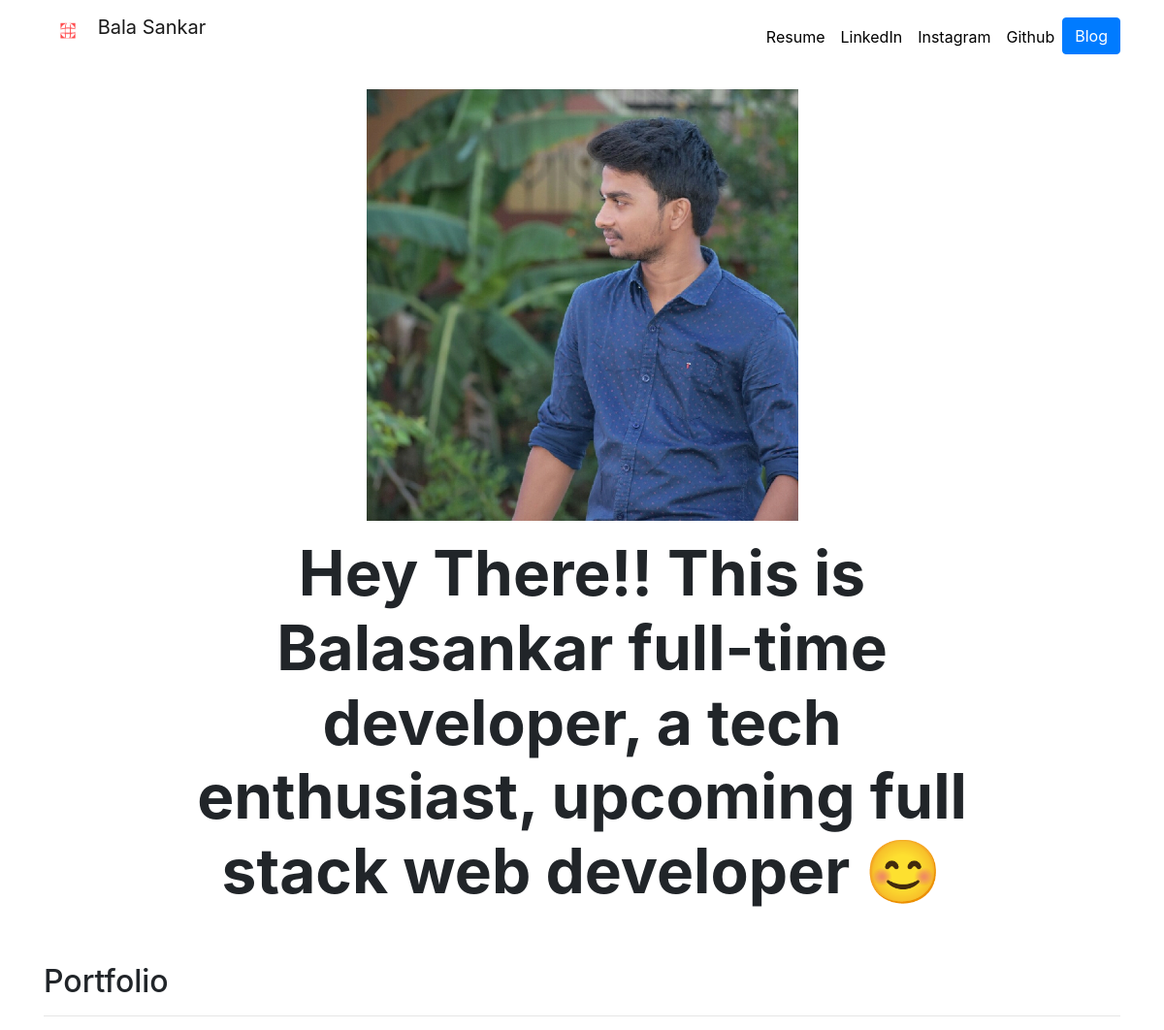
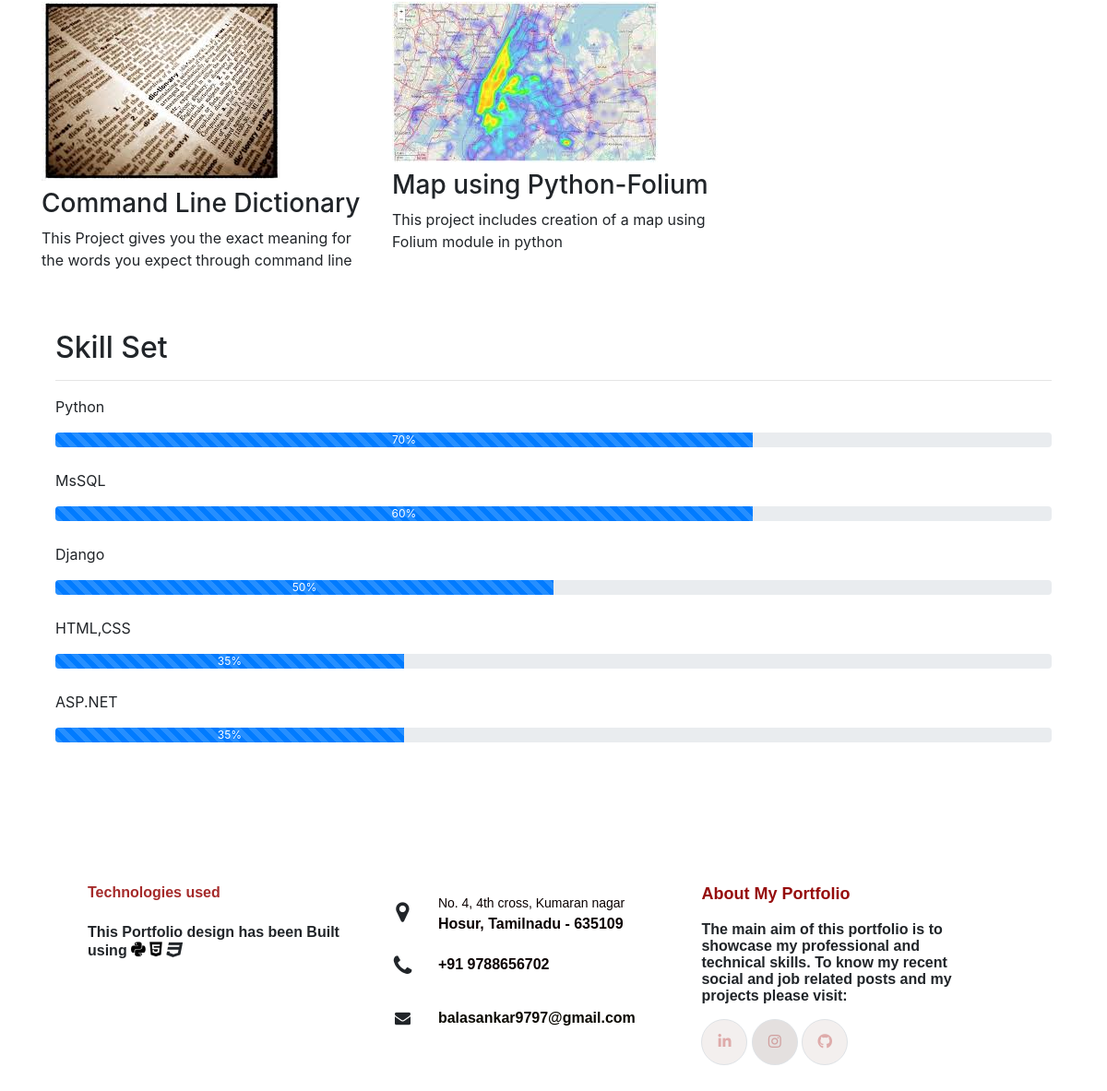
The page / on the database its author committed (2 pictures, top to bottom).
### portfolio/models.py (models this page shows, shortened)
class Project(models.Model):
    title=models.CharField(max_length=100)
    description=models.TextField(max_length=200)
    images=models.ImageField(upload_to='portfolio/images/')
    url=models.URLField(blank=True)

### portfolio/views.py (the view)
# urls.py: 2. Add a URL to urlpatterns:  path('', views.home, name='home')
def home(request):
    projects=Project.objects.all()
    return render(request,'portfolio/home.html',{'projects':projects})

### portfolio/templates/portfolio/home.html (shortened to what this page needs)
{% extends 'portfolio/base.html' %}
{% block content %}
{% load static %}
  <link href="https://maxcdn.bootstrapcdn.com/font-awesome/4.6.3/css/font-awesome.min.css" rel="stylesheet">
  <link rel="stylesheet" href="https://use.fontawesome.com/releases/v5.13.0/css/all.css">
  <link rel="stylesheet" href="https://stackpath.bootstrapcdn.com/bootstrap/4.4.1/css/bootstrap.min.css">
  <link rel="stylesheet" href="https://cdnjs.cloudflare.com/ajax/libs/font-awesome/4.7.0/css/font-awesome.min.css">
<div class="row justify-content-center my-3">
  <div class="col-5">
    <img src="{% static 'portfolio/IMG_20190127_065055.png' %}" class="img-fluid">
  </div>
</div>
<div class="row justify-content-center mb-3">
  <div class="col-md-9 text-center">
    <h1 id="hometext" class="font-weight-bold">Hey There!! This is Balasankar full-time developer, a tech enthusiast, upcoming full stack web developer 😊</h1>
  </div>
</div>
<h2 class="mt-5">Portfolio</h2>
<hr>
<div class="row">
  {% for project in projects %}
  <div class="col-lg-4 col-md-6">
    {% if project.url %}
    <a href="{{ project.url }}">
      <img src="{{ project.images.url }}" class="img-fluid mb-2">
    </a>
    {% else %}
    <img src="{{ project.images.url }}" class="img-fluid mb-2">
    {% endif %}
    <h3>{{ project.title }}</h3>
    <p>{{ project.description }}</p>
  </div>
  {% endfor %}
</div>
<div class="container">
  <h2 class = "mt-5">Skill Set</h2>
  <hr>
  <p>Python</p>
  <div class="progress">
    <div class="progress-bar progress-bar-striped progress-bar-animated" style="width:70%">70%</div>
  </div><br>
  <p>MsSQL</p>
  <div class="progress">
    <div class="progress-bar progress-bar-striped progress-bar-animated" style="width:70%">60%</div>
  </div><br>
  <p>Django</p>
  <div class="progress">
    <div class="progress-bar progress-bar-striped progress-bar-animated" style="width:50%">50%</div>
  </div><br>
  <p>HTML,CSS</p>
  <div class="progress">
    <div class="progress-bar progress-bar-striped progress-bar-animated" style="width:35%">35%</div>
  </div><br>
  <p>ASP.NET</p>
   <div class="progress">
    <div class="progress-bar progress-bar-striped progress-bar-animated" style="width:35%">35%</div>
  </div><br>
</div>
<footer class="footer-distributed">
			<div class="footer-left">
				<span style="color:brown;">Technologies used</span>
        <div class="footer-icons">
        This Portfolio design has been
        Built using <i class="fab fa-python" title="Python" style='font-size:18px;color:black;'>&nbsp;
         </i><i class='fab fa-html5' title="HTML" style='font-size:18px;color:black'>&nbsp;</i><i class="fa fa-css3" title = "CSS" aria-hidden="true" style='font-size:18px;'></i><br>
        </div>
			</div>
			<div class="footer-center">
				<div>
					<i class="fa fa-map-marker"></i>
					  <p><span>No. 4, 4th cross,
            Kumaran nagar</span>
						Hosur, Tamilnadu - 635109</p>
				</div>
				<div>
					<i class="fa fa-phone"></i>
					<p>+91 9788656702</p>
				</div>
				<div>
					<i class="fa fa-envelope"></i>
					<p><a href="mailto:balasankar9797@gmail.com">balasankar9797@gmail.com</a></p>
				</div>
			</div>
			<div class="footer-right">
				<p class="footer-company-about">
				<span>About My Portfolio</span>
          <p>The main aim of this portfolio is to showcase my professional and technical skills. To know my recent social and job related posts and my projects please visit:</p>
					</p>
      <div id="social">
       <ul>
        <a href='https://www.linkedin.com/in/bala-sankar-p-65059216b/' class="linkedin">
           <button class="border" ><i class="fab fa-linkedin" ></i></button></a>
         <a href='https://www.instagram.com/bala._.sankar/' class="instagram">
            <button class="border"><i  class="fab fa-instagram" xz></i></button></a>
          <a href='https://github.com/Balasankar97?tab=repositories' class="github">
            <button class="border"><i  class="fab fa-github"></i></button></a>
       </ul>
      </div>
			</div>
		</footer>
{% endblock %}

### portfolio/templates/portfolio/base.html (shortened to what this page needs)
{% load static %}
<!doctype html>
<html lang="en">
<head>
  <link rel="stylesheet" href="https://stackpath.bootstrapcdn.com/bootstrap/4.4.1/css/bootstrap.min.css">
  <link rel="stylesheet" href="{% static "portfolio/custom.css" %}">
</head>
<body>
  <nav id="topNav" class="navbar navbar-expand-md navbar-light">
    <div class="container">
      <a class="navbar-brand" href="{% url 'home' %}">
        <img src="{% static "portfolio/Bala Sankar Logo (3).png" %}" width="50" height="50" class="d-inline-block align-top" alt="Bala's Logo">
        <span>Bala Sankar</span>
      </a>
      <div class="collapse navbar-collapse text-center" id="navbarNav">
        <ul class="navbar-nav ml-auto">
          <li class="nav-item">
            <a class="nav-link" href="{% static "portfolio/Balasankar Resume (2).pdf" %}">Resume</a>
          </li>
          <li class="nav-item">
            <a class="nav-link" href="https://www.linkedin.com/in/bala-sankar-p-65059216b/" target="_blank">LinkedIn</a>
          </li>
           <li class="nav-item">
            <a class="nav-link" href="https://www.instagram.com/bala._.sankar/" target="_blank">Instagram</a>
          </li>
          <li class="nav-item">
            <a class="nav-link" href="https://github.com/Balasankar97?tab=repositories" target="_blank">Github</a>
          </li>
          <li>
            <a role="button" href="{% url 'blog:blog' %}" class="btn btn-primary">Blog</a>
          </li>
        </ul>
      </div>
    </div>
  </nav>
  <div class="container">
    {% block content %}{% endblock %}
  </div>
</body>
</html>

### portfolio/static/portfolio/custom.css (style rules this page uses)
.navbar-nav .nav-link { color: rgba(0,0,0,1) !important; }
body { font-family: 'Lato', sans-serif; }
@media (min-width: 992px) { #hometext { font-size: 4rem; } }
.footer-distributed { box-sizing: border-box; width: 100%; text-align: left; font: bold 16px sans-serif; padding: 50px 50px 60px 50px; margin-top: 80px; }
.footer-distributed .footer-left, .footer-distributed .footer-center, .footer-distributed .footer-right { display: inline-block; vertical-align: top; background-color: transparents; }
.footer-distributed .footer-left { width: 30%; }
.footer-distributed .footer-center { width: 35%; }
.footer-distributed .footer-center i { font-size: 25px; width: 38px; height: 38px; border-radius: 50%; text-align: center; line-height: 42px; margin: 10px 15px; vertical-align: middle; }
.footer-distributed .footer-center i.fa-envelope { font-size: 17px; line-height: 38px; }
.footer-distributed .footer-center p { display: inline-block; color: #0a0101; vertical-align: middle; margin:0; }
.footer-distributed .footer-center p span { display:block; font-weight: normal; font-size:14px; line-height:2; }
.footer-distributed .footer-center p a { color: #0a0801; text-decoration: none; }
.footer-distributed .footer-right { width: 30%; }
.footer-distributed .footer-company-about { line-height: 20px; color: #0d4d85; font-size: 13px; font-weight: normal; margin: 0; }
.footer-distributed .footer-company-about span { display: block; color: #960c0c; font-size: 18px; font-weight: bold; margin-bottom: 20px; }
.footer-distributed .footer-icons { margin-top: 25px; }
#social { display: table-cell; vertical-align: middle; }
#social ul { text-align: center; padding-left: 0px; margin: 0 auto; }
.linkedin { width: 50px; height: 50px; }
.linkedin .border { background: rgb(243, 239, 238); outline: none; color:rgba(177, 13, 13, 0.3); width: 50px; height: 50px; -webkit-border-radius: 100px; -moz-border-radius: 100px; border-radius: 100px; border: 2px solid rgba(255,255,255, 0.3); transition: all .2s ease-in-out; }
.instagram { width: 50px; height: 50px; }
.instagram .border { background: rgb(228, 224, 223); outline: none; color:rgba(163, 10, 10, 0.3); width: 50px; height: 50px; -webkit-border-radius: 100px; -moz-border-radius: 100px; border-radius: 100px; border: 2px solid rgba(255,255,255, 0.3); transition: all .2s ease-in-out; }
.github { width: 50px; height: 50px; }
.github .border { background: rgb(243, 239, 238); outline: none; color:rgba(177, 13, 13, 0.3); width: 50px; height: 50px; -webkit-border-radius: 100px; -moz-border-radius: 100px; border-radius: 100px; border: 2px solid rgba(255,255,255, 0.3); transition: all .2s ease-in-out; }

### rows shown on the page
Project: images (picture), title "Command Line Dictionary", description "This Project gives you the exact meaning for the words you expect through command line"
Project: images (picture), title "Map using Python-Folium", description "This project includes creation of a map using Folium module in python"
